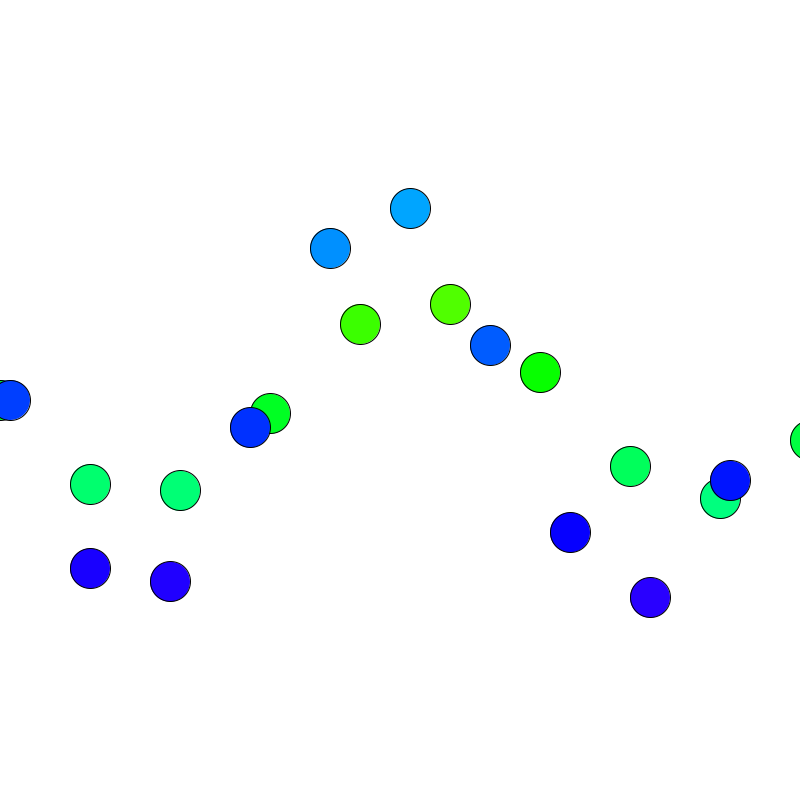
Frame 1 (no input)
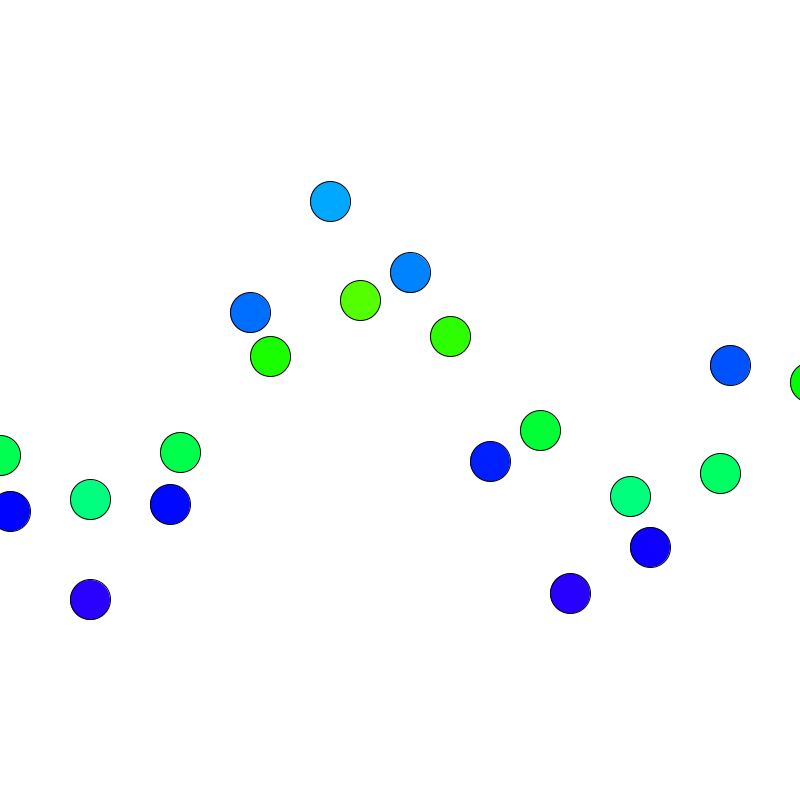
Frame 60 (the mouse pressed at the canvas centre just before this capture)
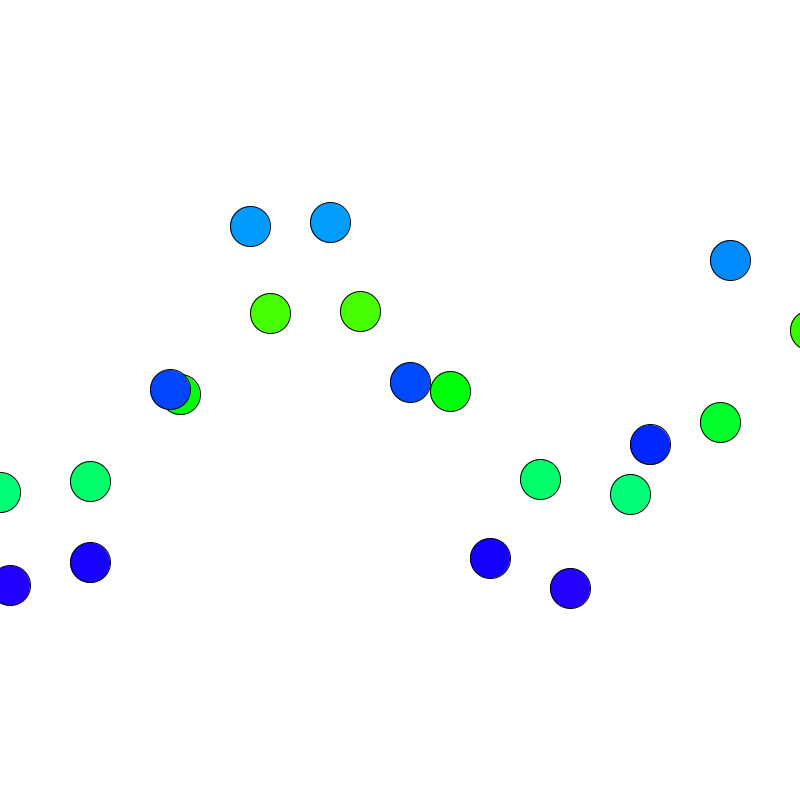
Frame 120 (the mouse held since frame 60 and released just before this capture)

The Processing sketch that drew these frames (run headless with seeded random() and noise(); from frame 60 on, the mouse is pressed at the canvas centre):

// Processing sketch: processing_121289
// ── processing_121289.pde

float counter = 0;
 
void setup()
{
  size(800, 800);
  colorMode(HSB, 360, 100, 100);
}
 
void draw()
{
  background(0, 0, 100);
   
  translate(0, height/2);
  //translate(width/2, height/2);
   
  for (int i=0; i<10; i++)
  {
    pushMatrix();
    translate(i*90, sin(counter+i)*100); 
    float h = map(sin(counter+i), -1, 1, 100, 150);
    fill(h, 100, 100);
    ellipse(0, 0, 40, 40);
    popMatrix();
    
    pushMatrix();
    translate(i*80, sin(counter+i)*200);
    float c = map(sin(counter+i), -3, 3, 150, 300);
    fill(c, 100, 100);
    ellipse(10, 0, 40, 40);
    popMatrix();
     
    counter += 0.001;
  }
}
